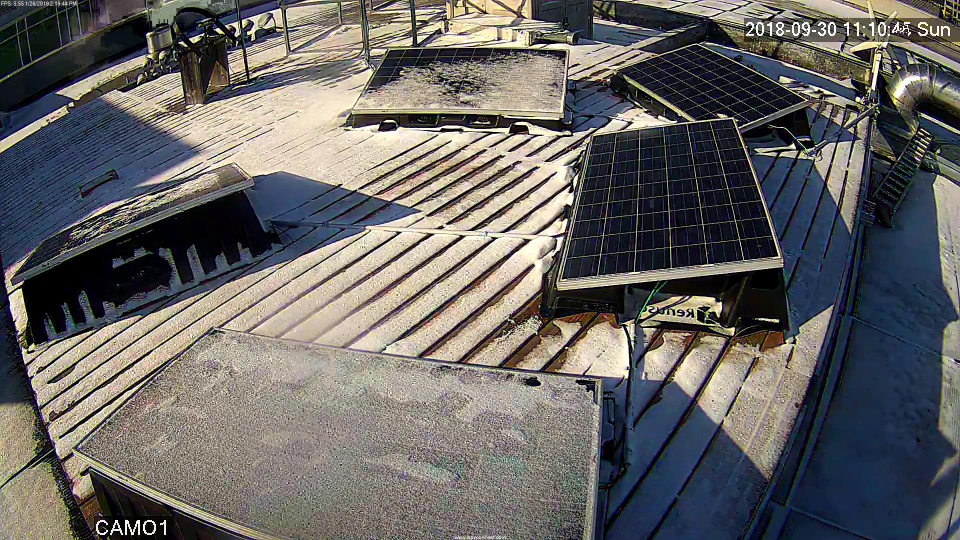
#> input picture jup/sample-img.jpg, 1920 x 1080 px (shown at 1/2 size)
$ jupyter execute --allow-errors img_proc.ipynb
#> lines starting #> are read from the running program, lines starting #| are printed output that depends on the picture; after the words box and inside, x2 and y2 are one past the last pixel; in counts of white or black regions, pixels touching at a corner belong together
[cell 1]
import numpy as np
import cv2 as cv
from matplotlib import mlab
from matplotlib import pyplot as plt
import random
import sys
import os
from scipy import stats

[cell 2]
# [20 lines left out: function crop_images, not called in this run]

[cell 3]
## try just look for black pixels1!!
## select random samples
#cropped = img[230:600,1100:1600]


def mask_panel(cropped):
    mask = np.zeros(cropped.shape, dtype=np.uint8)
    ## these are the dimensions for the shape
    roi_corners = np.array([[(90,41), (23,328), (458,283),(366,5)]], dtype=np.int32)

    # fill the ROI so it doesn't get wiped out when the mask is applied
    channel_count = cropped.shape[2]
    ignore_mask_color = (255,)*channel_count
    cv.fillPoly(mask, roi_corners, ignore_mask_color)
    # from Masterfool: use cv2.fillConvexPoly if you know it's convex

    # apply the mask
    masked_image = cv.bitwise_and(cropped, mask)
    #plt.imshow(masked_image)
    #plt.show()
    return masked_image


## monte carlo sampling

# ratio of black pixels and white gives snow coverage

## possibly remove purple shade

[cell 4]
# [6 lines left out: function ranSelect, not called in this run]

[cell 5]
## automate getting BGR color values from panel, do 1000 vs 10,000iterations
## to find ratio of non zero (higher than 100 for each color) vs near zero
## eliminate exactly zero values

# [35 lines left out: functions classify, compute_ratio, not called in this run]

# compute_ratio(img)

[cell 6]
## This is to get an example cropped image

raw_image = cv.imread("sample-img.jpg")
#> raw_image is the input picture: shape (1080, 1920, 3); mean B, G, R 99.5, 101.6, 103.3

cropped_image= raw_image[230:600,1100:1600]
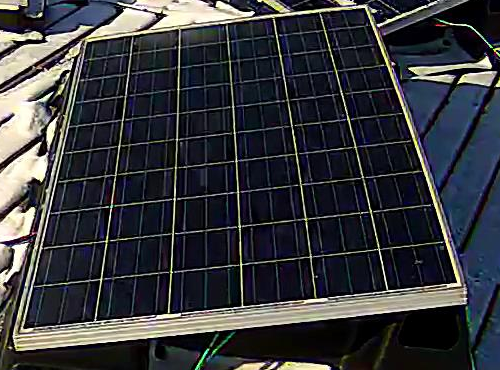
#> cropped_image: shape (370, 500, 3); mean B, G, R 59.6, 55.3, 53.8
masked_image = mask_panel(cropped_image)
#> in mask_panel, `cv.fillPoly(mask, roi_corners, ignore_mask_color)`:
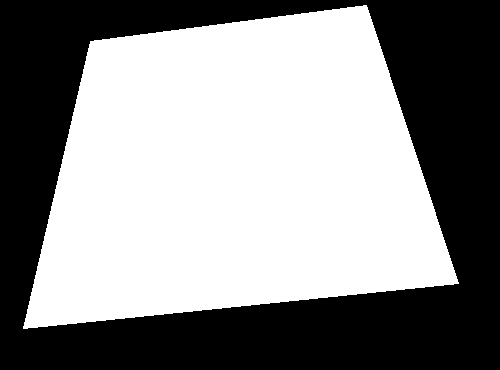
#> mask: shape (370, 500, 3); 54.9% white; 1 black region, box (x1, y1, x2, y2) and area: (0, 0, 500, 370) 83426
#> in mask_panel, `masked_image = cv.bitwise_and(cropped, mask)`:
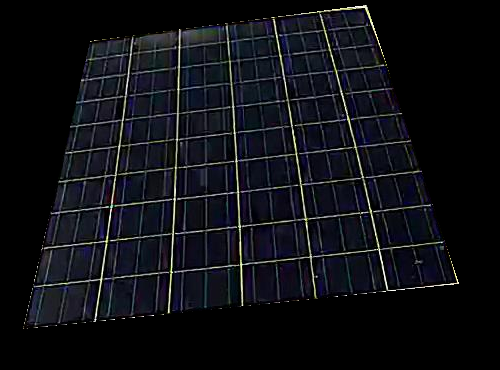
#> masked_image: shape (370, 500, 3); mean B, G, R 20.4, 15.7, 14.6

plt.imshow(masked_image)
plt.show()

plot_name = "sample-cropped.jpg"
#plt.savefig(plot_name)
cv.imwrite(plot_name, masked_image)
#> Out = True

[cell 7]
## for snow covered: ratio is around  500 - 530
## for no snow covered: ratio is about 0.05 - 0.07
##


# [39 lines left out: function compute_all_old, not called in this run]
        #plt.savefig(str(label + ".png"))


# a = compute_all_old()

# compare with before and after, spatial - temporal ( to get rid of purple and glare)
# keep track of previous classification and then look for abrupt change

# resampling

# partial covered as category, refined


# get pixels around the chosen one

# ROC false positive balance, use the curve to find parameters

[cell 8]
## This section deals with the bad images (red or other colors)

# process masked images (not 0,0,0) to see if has high values of R and B but not G -> purple

# at the time of selecting 100 neighborhoods, look at each and find red ones. If found > k purple pixels -> too many!!

# enter the unknown zone, stop and flag as inconclusive

# [103 lines left out: functions is_purple, classify_sum, compute_ratio_nbd, not called in this run]


def compute_all():
    # get all images from raw_no_snow and raw_snow
    #raw_foldrs = ["raw_no_snow/"]
    #raw_foldrs = ["test_raw_no_snow/", "test_raw_snow/"]
    raw_foldrs = ["test_sets/test_set_no_snow/", "test_sets/test_set_snow/"]

    max_purple = 300


    for foldr in raw_foldrs:


        total_purple = []


        raw_images = []
        ratios = []
        col_sum_arr = []
        # read in raw_images
        for filename in os.listdir(foldr):

            img = cv.imread(os.path.join(foldr,filename))
            if img is not None:
                raw_images.append(img)

        # crop and mask, optionally save to cropped_no_snow and cropped_snow
        for raw_image in raw_images:
            cnt_list = [0]

            cropped_image= raw_image[230:600,1100:1600]
            masked_image = mask_panel(cropped_image)

            # compute ratio for each image for each category
            r = compute_ratio_nbd(masked_image, col_sum_arr, cnt_list)


            #total_purple.append(cnt_list[0])
            ratios.append(r)

#             print(r)
#             plt.imshow(masked_image)
#             plt.show()


        mu =  np.mean(col_sum_arr)
        sigma = np.std(col_sum_arr)
        print("mean and standard deviation:",mu, sigma)
        confit = stats.t.interval(0.95, len(col_sum_arr)-1, loc=mu, scale=stats.sem(col_sum_arr))
        print("95% confidence interval:", confit)

#         import pandas as pd
#         pd.Series(col_sum_arr).plot.density()
#         return
        x = np.linspace(mu - 5*sigma, mu + 5*sigma, 1000)
        plt.plot(x,stats.norm.pdf(x, mu, sigma))
        plt.hist(col_sum_arr, density=True)
        plt.show()


        # plot all the ratios
        mu = np.mean(ratios)
        sigma = np.std(ratios)
        print("mean and standard deviation:",mu, sigma)
        confit = stats.t.interval(0.95, len(col_sum_arr)-1, loc=mu, scale=stats.sem(col_sum_arr))
        print("95% confidence interval:", confit)
        x = np.linspace(mu - 5*sigma, mu + 5*sigma, 1000)
        plt.plot(x,stats.norm.pdf(x, mu, sigma))
        plt.hist(ratios, density=True)
        label = str("ratios from " + foldr)
        plt.ylabel(label)

        plt.show()

        # plot the purple pixels
#         plt.plot(total_purple)
#         plt.show()

#> (the rest of this cell did not finish here and is left out)

[cell 9]
### TESTING DEBUG CODES####


### here are some code to test the cropping of nbd
# also still trying to see if we can detect the colored (red/purple)
# no_snow images have pattern?

files = ['test_raw_no_snow/2019-01-26_14-49-46_800-Copy1.jpg',
         'test_raw_no_snow/2019-01-26_14-59-46_933-Copy1.jpg','test_raw_snow/2019-01-27_07-40-00_484-Copy1.jpg',
         'test_raw_snow/2019-01-27_07-30-00_366-Copy1.jpg']

# [34 lines left out: function test, not called in this run]

    # [30 lines of commented-out code are left out]

[cell 10]
# major steps to classification

# already counted 1000 pixels and none purple, ok!

# too many pixels purple -> inconclusive
# ratio 0 -> 0.1, no snow with high confidence

# ratio 0.6 -> 1 partial to full snow with high confidence

# rest, look at before and after

# run the full on snow/ no snow and red images in test set: no snow, snow, inconclusive
# plot the prediction errors

# for the snow classified as no snow : false negative rate
# for no snow classified as snow : false positive rate

[cell 11]
# [321 lines left out: functions sample_k_foldrs, get_thres_one, compute_ratio_nbd_with_thres, compute_ratio_array, get_thres_two, train_k_fold and 2 more, not called in this run]

def compute_all_k_fold():


    k_foldrs = ["all_k_fold/all_no_snow/", "all_k_fold/all_snow/", "all_k_fold/all_partial/"]

    img_array = [] # all actual img objects
    label_array = [] # 0: no 1: snow 2: partial
    name_array = [] # their names!

    size_no_snow = 0
    size_snow = 0
    size_partial = 0


    for foldr in k_foldrs:

        # read in raw_images
        for filename in os.listdir(foldr):

            img = cv.imread(os.path.join(foldr,filename))
            if img is not None:

                cropped_image= img[230:600,1100:1600]
                masked_image = mask_panel(cropped_image)

                img_array.append(masked_image)
                name_array.append(filename)

                if foldr == "all_k_fold/all_no_snow/":
                    label_array.append(0)
                    size_no_snow += 1

                elif foldr == "all_k_fold/all_snow/":
                    label_array.append(1)
                    size_snow += 1
                else:
                    label_array.append(2)
                    size_partial +=1

    sizes = [size_snow, size_snow, size_partial]

    # now we have three arrays
    # need to divide them!
    k_fold_sets = sample_k_foldrs(label_array)

    # should be array of size k

    return (k_fold_sets, img_array, label_array, name_array)


    #col_thres, ratio1, ratio2 = train_k_fold(training_set)
    #errors = test_set(test_set, col_thres, ratio1, ratio2)

#> (the rest of this cell did not finish here and is left out)

[cell 12]
# [78 lines left out: functions compute_ratio_nbd_with_thres, compute_ratio_array, not called in this run]

#> (a cell that did not finish here is left out)

[cell 14]
### This is the final block of code, where we run previous k-cross code with only 1 cross validation
### and only one set of params (95%) which we agreed on.
### will give us the confusion matrix to test our algo that has fixed

# [336 lines left out: functions sample_k_foldrs, get_thres_one, compute_ratio_nbd_with_thres, compute_ratio_array, get_thres_two, train_k_fold and 2 more, not called in this run]

def divide_all_k_fold():


    k_foldrs = ["all_k_fold/all_no_snow/", "all_k_fold/all_snow/", "all_k_fold/all_partial/"]

    img_array = [] # all actual img objects
    label_array = [] # 0: no 1: snow 2: partial
    name_array = [] # their names!

    size_no_snow = 0
    size_snow = 0
    size_partial = 0


    for foldr in k_foldrs:

        # read in raw_images
        for filename in os.listdir(foldr):

            img = cv.imread(os.path.join(foldr,filename))
            if img is not None:

                cropped_image= img[230:600,1100:1600]
                masked_image = mask_panel(cropped_image)

                img_array.append(masked_image)
                name_array.append(filename)

                if foldr == "all_k_fold/all_no_snow/":
                    label_array.append(0)
                    size_no_snow += 1

                elif foldr == "all_k_fold/all_snow/":
                    label_array.append(1)
                    size_snow += 1
                else:
                    label_array.append(2)
                    size_partial +=1

    sizes = [size_snow, size_snow, size_partial]

    # now we have three arrays
    # need to divide them!
    k_fold_sets = sample_k_foldrs(label_array)

    # should be array of size k

    return (k_fold_sets, img_array, label_array, name_array)


    #col_thres, ratio1, ratio2 = train_k_fold(training_set)
    #errors = test_set(test_set, col_thres, ratio1, ratio2)

#> (the rest of this cell did not finish here and is left out)

#> (a cell that did not finish here is left out)

[cell 16]
### This is testing my chosen params on new test data, getting my results confusion matrix stuff here, along with accuracy


# [405 lines left out: functions sample_k_foldrs, get_thres_one, compute_ratio_nbd_with_thres, compute_ratio_array, get_thres_two, train_k_fold and 3 more, not called in this run]


#img_array, label_array, name_array = divide_all_just_test()


#> (the rest of this cell did not finish here and is left out)

[cell 17]
## This is for sensitivity analysis:

### This is the final block of code, where we run previous k-cross code with only 1 cross validation
### and only one set of params (95%) which we agreed on.
### will give us the confusion matrix to test our algo that has fixed

# [281 lines left out: functions sample_k_foldrs, get_thres_one, compute_ratio_nbd_with_thres, train_k_fold, predict_class, test_k_fold, not called in this run]

def divide_all_just_test():


    k_foldrs = ["test_raw_no_snow/", "test_raw_snow/", "test_partial/"]

    img_array = [] # all actual img objects
    label_array = [] # 0: no 1: snow 2: partial
    name_array = [] # their names!

    size_no_snow = 0
    size_snow = 0
    size_partial = 0


    for foldr in k_foldrs:

        # read in raw_images
        for filename in os.listdir(foldr):

            img = cv.imread(os.path.join(foldr,filename))
            if img is not None:

                cropped_image= img[230:600,1100:1600]
                masked_image = mask_panel(cropped_image)

                img_array.append(masked_image)
                name_array.append(filename)

                if foldr == "test_raw_no_snow/":
                    label_array.append(0)
                    size_no_snow += 1

                elif foldr == "test_raw_snow/":
                    label_array.append(1)
                    size_snow += 1
                else:
                    label_array.append(2)
                    size_partial +=1

    sizes = [size_snow, size_snow, size_partial]


    return (img_array, label_array, name_array)


#> (the rest of this cell did not finish here and is left out)

[cell 18]
import matplotlib.pyplot as plt

plt.plot(range(10))
plt.savefig('testplot.png')
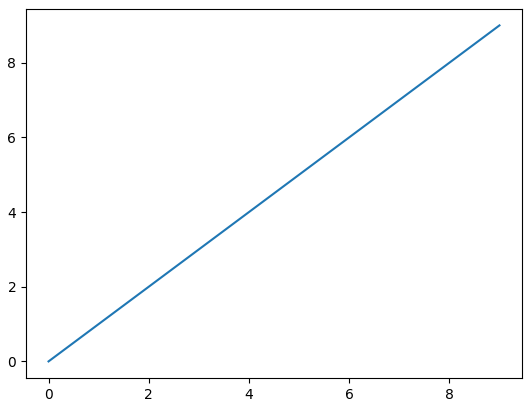
#> figure drawn by matplotlib, 1 panel; curve peaks at x = 9, y = 9
plt.show()

i = 0
plt.plot([0,1,3],[9,7,5])
plot_name = "Sensitivity_" + str(i) + ".png"
plt.savefig(plot_name)
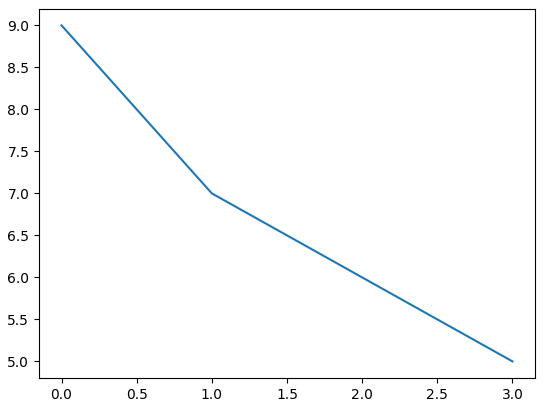
#> figure drawn by matplotlib, 1 panel
plt.show()
